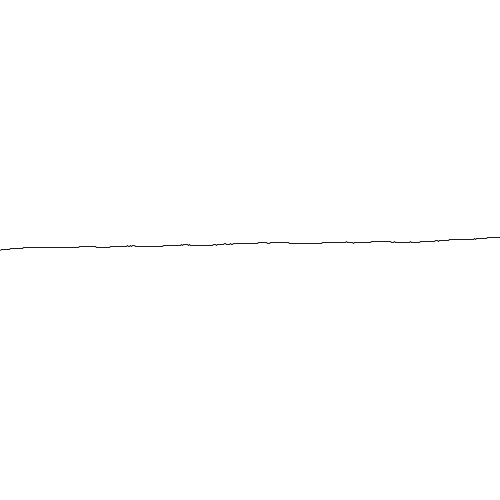
Frame 1 (no input)
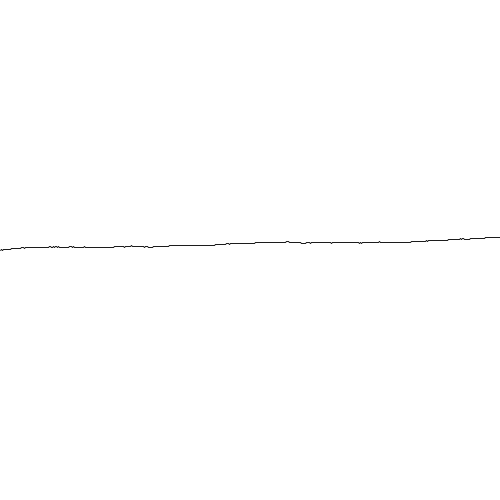
Frame 60 (the mouse pressed at the canvas centre just before this capture)
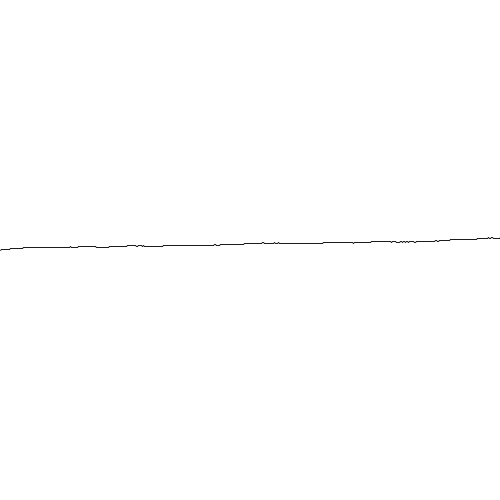
Frame 120 (the mouse held since frame 60 and released just before this capture)

The Processing sketch that drew these frames (run headless with seeded random() and noise(); from frame 60 on, the mouse is pressed at the canvas centre):

// Processing sketch: processing_182014
// ── processing_182014.pde

float y;
float x;
float yVariance;
float newY;
float noiseSeed;

void setup(){
 size(500,500);
 smooth();
 y=height/2;
 x=0;
 strokeWeight(1);
 stroke(0,200);
 frameRate(10);
 
  
}

void draw(){
  background(255);
  noiseSeed=random(10);
  for (int i=0;x<width;x++){
    yVariance=noise(noiseSeed)-.49;
    newY=y+yVariance;
    line(x,y,x+1,newY);
    y=newY;
    noiseSeed+=2.0;
  }
  x=0;
  y=height/2;
  
  
  
}
